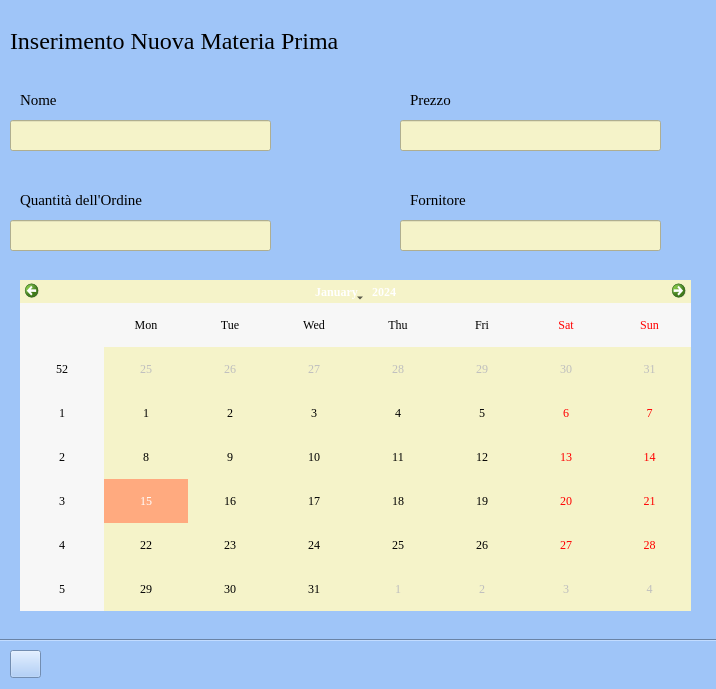
<?xml version="1.0" encoding="UTF-8"?>
<ui version="4.0">
 <class>Form</class>
 <widget class="QWidget" name="Form">
  <property name="geometry">
   <rect>
    <x>0</x>
    <y>0</y>
    <width>716</width>
    <height>689</height>
   </rect>
  </property>
  <property name="windowTitle">
   <string>Form</string>
  </property>
  <property name="styleSheet">
   <string notr="true">background-color: rgb(159, 197, 248);</string>
  </property>
  <widget class="QLabel" name="label_titolo">
   <property name="geometry">
    <rect>
     <x>10</x>
     <y>20</y>
     <width>521</width>
     <height>41</height>
    </rect>
   </property>
   <property name="font">
    <font>
     <family>Georgia</family>
     <pointsize>18</pointsize>
    </font>
   </property>
   <property name="text">
    <string>Inserimento Nuova Materia Prima</string>
   </property>
  </widget>
  <widget class="QLabel" name="lbl_nome">
   <property name="geometry">
    <rect>
     <x>20</x>
     <y>90</y>
     <width>101</width>
     <height>20</height>
    </rect>
   </property>
   <property name="font">
    <font>
     <family>Georgia</family>
     <pointsize>11</pointsize>
    </font>
   </property>
   <property name="text">
    <string>Nome</string>
   </property>
  </widget>
  <widget class="QLabel" name="lbl_prezzo">
   <property name="geometry">
    <rect>
     <x>410</x>
     <y>90</y>
     <width>101</width>
     <height>20</height>
    </rect>
   </property>
   <property name="font">
    <font>
     <family>Georgia</family>
     <pointsize>11</pointsize>
    </font>
   </property>
   <property name="text">
    <string>Prezzo</string>
   </property>
  </widget>
  <widget class="QLineEdit" name="lineEdit_fornitore">
   <property name="geometry">
    <rect>
     <x>400</x>
     <y>220</y>
     <width>261</width>
     <height>31</height>
    </rect>
   </property>
   <property name="font">
    <font>
     <family>Georgia</family>
    </font>
   </property>
   <property name="styleSheet">
    <string notr="true">background-color: rgb(245, 243, 201);
</string>
   </property>
  </widget>
  <widget class="QLabel" name="lbl_fornitore">
   <property name="geometry">
    <rect>
     <x>410</x>
     <y>190</y>
     <width>101</width>
     <height>20</height>
    </rect>
   </property>
   <property name="font">
    <font>
     <family>Georgia</family>
     <pointsize>11</pointsize>
    </font>
   </property>
   <property name="text">
    <string>Fornitore</string>
   </property>
  </widget>
  <widget class="QLabel" name="lbl_quantit">
   <property name="geometry">
    <rect>
     <x>20</x>
     <y>190</y>
     <width>161</width>
     <height>20</height>
    </rect>
   </property>
   <property name="font">
    <font>
     <family>Georgia</family>
     <pointsize>11</pointsize>
    </font>
   </property>
   <property name="text">
    <string>Quantità dell'Ordine</string>
   </property>
  </widget>
  <widget class="QCalendarWidget" name="calendario_new_materia_prima">
   <property name="geometry">
    <rect>
     <x>20</x>
     <y>280</y>
     <width>671</width>
     <height>331</height>
    </rect>
   </property>
   <property name="font">
    <font>
     <family>Georgia</family>
    </font>
   </property>
   <property name="styleSheet">
    <string notr="true">background-color: rgb(245, 243, 201);
selection-background-color: rgb(255, 170, 127);</string>
   </property>
  </widget>
  <widget class="Line" name="line_sotto">
   <property name="geometry">
    <rect>
     <x>-3</x>
     <y>630</y>
     <width>721</width>
     <height>20</height>
    </rect>
   </property>
   <property name="orientation">
    <enum>Qt::Horizontal</enum>
   </property>
  </widget>
  <widget class="QPushButton" name="bt_back">
   <property name="geometry">
    <rect>
     <x>10</x>
     <y>650</y>
     <width>31</width>
     <height>28</height>
    </rect>
   </property>
   <property name="styleSheet">
    <string notr="true">image: url(:/Icone/Icone/feather/arrow-left.svg);</string>
   </property>
   <property name="text">
    <string/>
   </property>
  </widget>
  <widget class="QLineEdit" name="lineEdit_nome">
   <property name="geometry">
    <rect>
     <x>10</x>
     <y>120</y>
     <width>261</width>
     <height>31</height>
    </rect>
   </property>
   <property name="font">
    <font>
     <family>Georgia</family>
    </font>
   </property>
   <property name="styleSheet">
    <string notr="true">background-color: rgb(245, 243, 201);
</string>
   </property>
  </widget>
  <widget class="QLineEdit" name="lineEdit_prezzo">
   <property name="geometry">
    <rect>
     <x>400</x>
     <y>120</y>
     <width>261</width>
     <height>31</height>
    </rect>
   </property>
   <property name="font">
    <font>
     <family>Georgia</family>
    </font>
   </property>
   <property name="styleSheet">
    <string notr="true">background-color: rgb(245, 243, 201);
</string>
   </property>
  </widget>
  <widget class="QLineEdit" name="lineEdit_quantit">
   <property name="geometry">
    <rect>
     <x>10</x>
     <y>220</y>
     <width>261</width>
     <height>31</height>
    </rect>
   </property>
   <property name="font">
    <font>
     <family>Georgia</family>
    </font>
   </property>
   <property name="styleSheet">
    <string notr="true">background-color: rgb(245, 243, 201);
</string>
   </property>
  </widget>
 </widget>
 <resources>
  <include location="Risorse/Icons.qrc"/>
 </resources>
 <connections/>
</ui>
